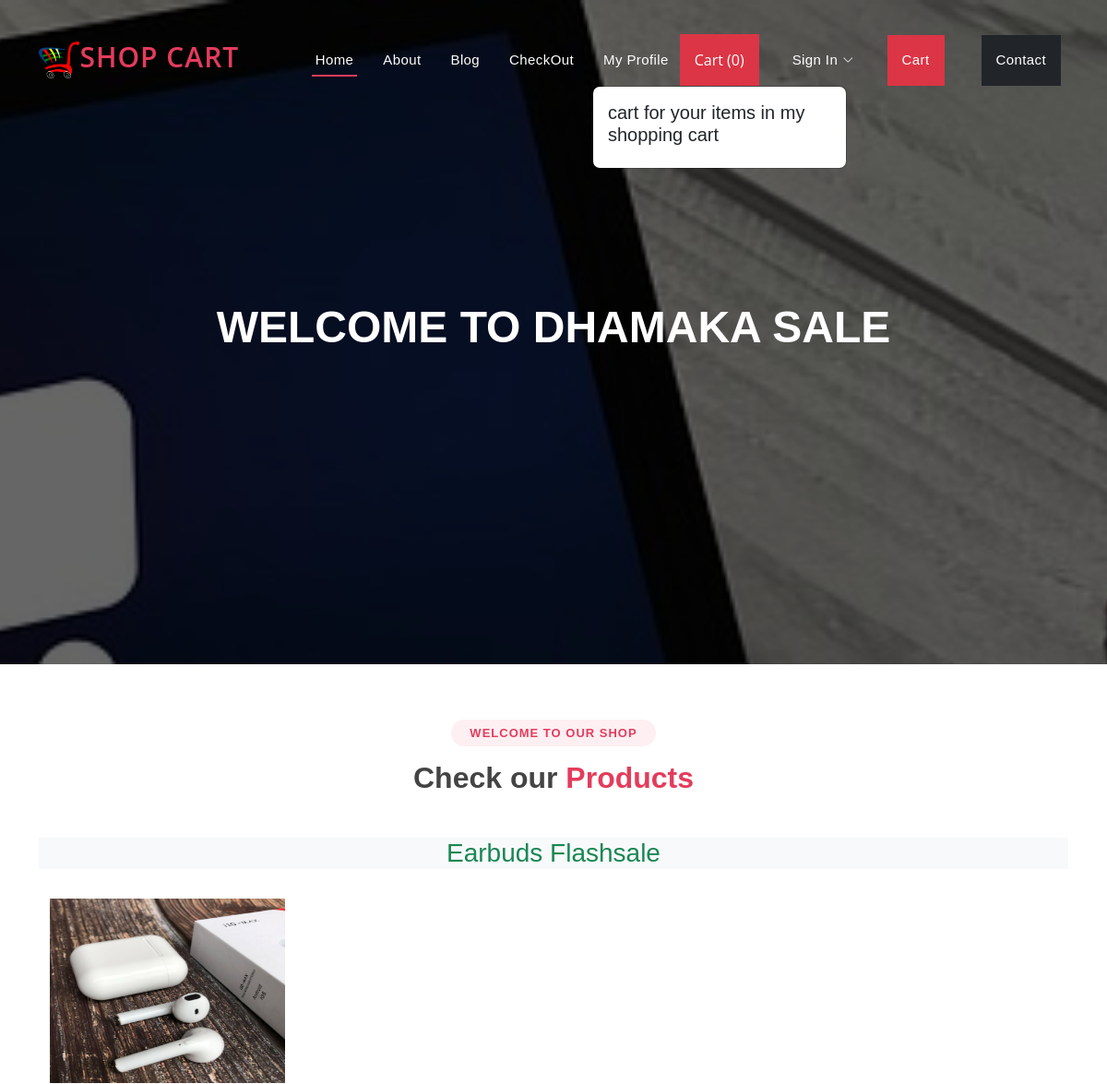
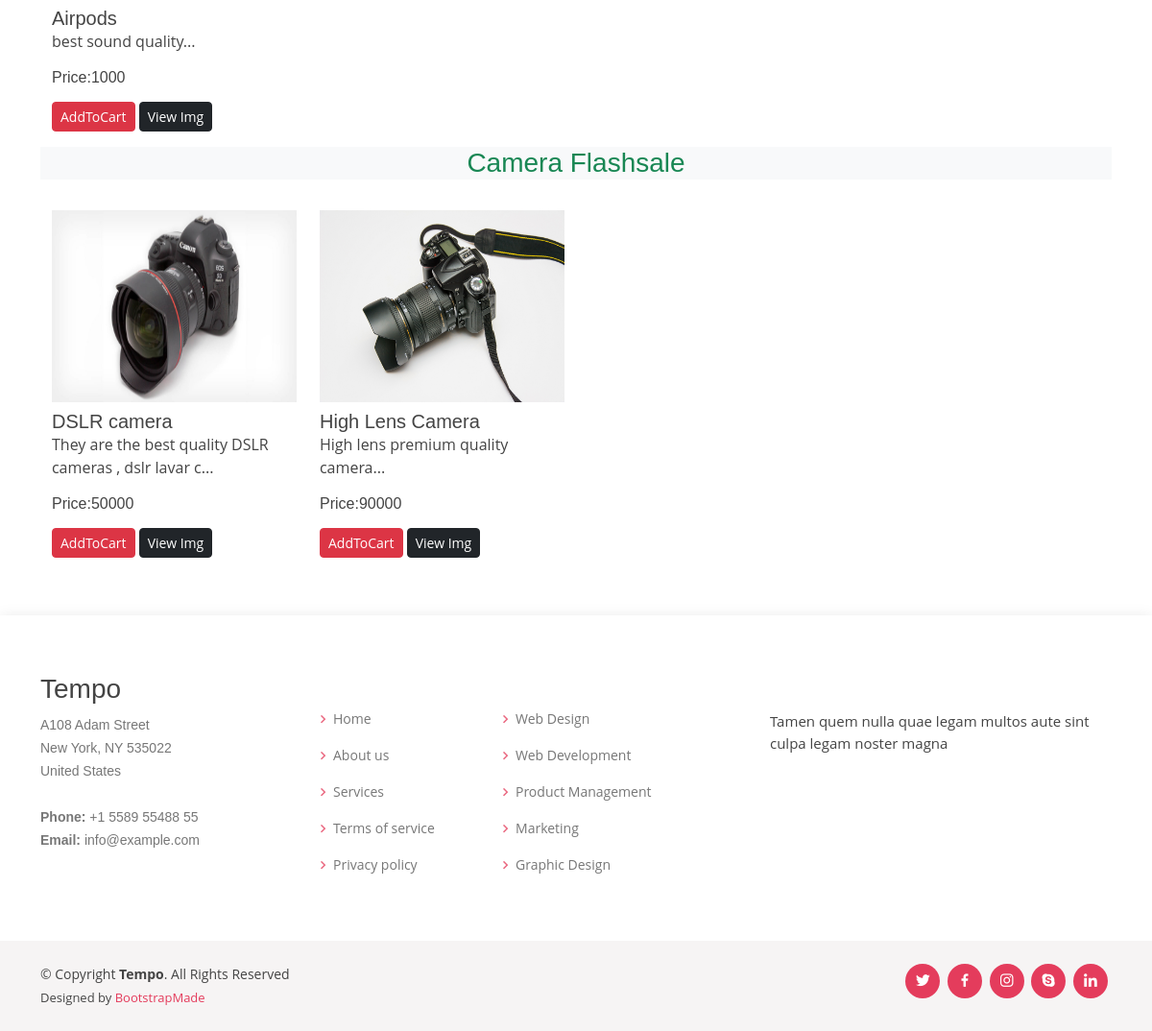
The page / on the database its author committed (2 pictures, top to bottom).
### ecommerceapp/models.py (models this page shows, shortened)
class Product(models.Model):
    product_id=models.AutoField
    product_name=models.CharField(max_length=100)
    category=models.CharField(max_length=100 , default="")
    subcategory=models.CharField(max_length=50 , default="")
    price=models.IntegerField(default=0)
    desc=models.CharField(max_length=300)
    image=models.ImageField(upload_to='shop/images')

### ecommerceapp/views.py (the view)
# urls.py: path('', views.index, name="index"),
def index(request):
    allProds = []
    catprods = Product.objects.values('category','id')
    cats = {item['category'] for item in catprods}
    for cat in cats:
        prod= Product.objects.filter(category=cat)
        n=len(prod)
        nSlides = n // 4 + ceil((n / 4) - (n // 4))
        allProds.append([prod, range(1, nSlides), nSlides])
    params= {'allProds':allProds}
    return render(request,"index.html",params)

### templates/index.html (shortened to what this page needs)
{% extends 'base.html' %}
{% block content%}
<h1>
  Welcome to Dhamaka Sale
</h1>
{% endblock content%}
   {% block body %}
    {%load static%}
     <section id="portfolio" class="portfolio">
      <div class="container">
        <div class="section-title">
          <h2>Welcome to our Shop</h2>
          <h3>Check our <span>Products</span></h3>
        </div>
        {% for product, range, nSlides in allProds %}
        <h3 class="my-3 text-center text-success bg-light">{{product.0.category}} Flashsale</h3>
        <div class="container">
          <div class="row">
            {% for i in product %}
      <div class="col-md-3 mt-3">
        <img src="/media/{{i.image}}" class="card-img-top" alt="not found" height="200px" width="150px">
        <div class="card-body">
          <h5 class="card-title mt-2" id="namepr{{i.id}}">{{i.product_name}}</h5>
          <p class="card-text">{{i.desc|slice:"0:53"}}...</p>
          <h6 class="card-title mb-3">
            Price:<span id="pricepr{{i.id}}">{{i.price}}</span>
          </h6>
          <span id="divpr{{i.id}}" class="divpr">
            <button id="pr{{i.id}}" class="btn btn-danger cart btn-sm mt-0">
              AddToCart
            </button>
          </span>
          <a href="/media/{{i.image}}">
            <button class="btn btn-dark btn-sm cart">View Img</button></a>
          </div>
            </div>
            {% endfor %}
          </div>
        </div>
        {% endfor %}
       </div>
    </section>
    {% endblock body %}

### templates/base.html (shortened to what this page needs)
{% load static  %}
<!DOCTYPE html>
<html lang="en">
<head>
  <link href="{% static '/assets/vendor/bootstrap/css/bootstrap.min.css' %}" rel="stylesheet">
  <link href="{% static '/assets/vendor/bootstrap-icons/bootstrap-icons.css' %}" rel="stylesheet">
  <link href="{% static '/assets/vendor/boxicons/css/boxicons.min.css' %}" rel="stylesheet">
  <link href="{% static '/assets/vendor/glightbox/css/glightbox.min.css' %}" rel="stylesheet">
  <link href="{% static '/assets/vendor/remixicon/remixicon.css' %}" rel="stylesheet">
  <link href="{% static '/assets/vendor/swiper/swiper-bundle.min.css' %}" rel="stylesheet">
  <link href="{% static '/assets/css/style.css' %}" rel="stylesheet">
</head>
<body>
  <header id="header" class="fixed-top ">
    <div class="container d-flex align-items-center justify-content-between">
      <a href="/" class="logo"><img src="{% static 'images/logo.png' %}" alt="" class="img-fluid">Shop Cart</a>
      <nav id="navbar" class="navbar">
        <ul>
          <li><a class="nav-link scrollto active" href="/">Home</a></li>
          <li><a class="nav-link scrollto" href="/about">About</a></li>
          <li><a class="nav-link scrollto" href="/blog">Blog</a></li>
          <li><a class="nav-link scrollto" href="/checkout">CheckOut</a></li>
          <li><a class="nav-link scrollto" href="/blog">My Profile</a></li>
          <button type="button" class="nav-link scrollto bg-danger p-3 m-2 text-white" id="popcart" data-container="body" data-toggle="popover" data-placement="bottom" data-html="true">  Cart (<span id="cart">0</span>)
          </button>
          {% if user.is_authenticated%}
          <li><a class="nav-link scrollto" href="/auth/logout">Log Out
             {{user.username}}
           </a></li>
        {% else %}
        <li class="dropdown"><a href="#"><span>Sign In</span> <i class="bi bi-chevron-down"></i></a>
        </li>
        {% endif %}
          <li><a class="nav-link scrollto bg-danger p-3 m-2" href="/contact">Cart</a></li>
          <li><a class="nav-link scrollto bg-dark p-3 m-2" href="/contact">Contact</a></li>
        </ul>
      </nav>
    </div>
  </header>
  <section id="hero">
    <div class="hero-container">
        {% block content %}
        {% endblock content %}
    </div>
  </section>
  <main id="main">
    {% block body %}
    {% endblock body %}
  </main>
  <footer id="footer">
    <div class="footer-top">
      <div class="container">
        <div class="row">
          <div class="col-lg-3 col-md-6 footer-contact">
            <h3>Tempo</h3>
            <p>
              A108 Adam Street <br>
              New York, NY 535022<br>
              United States <br><br>
              <strong>Phone:</strong> +1 5589 55488 55<br>
              <strong>Email:</strong> info@example.com<br>
            </p>
          </div>
          <div class="col-lg-2 col-md-6 footer-links">
            <h4>Useful Links</h4>
            <ul>
              <li><i class="bx bx-chevron-right"></i> <a href="/">Home</a></li>
              <li><i class="bx bx-chevron-right"></i> <a href="/about">About us</a></li>
              <li><i class="bx bx-chevron-right"></i> <a href="#">Services</a></li>
              <li><i class="bx bx-chevron-right"></i> <a href="#">Terms of service</a></li>
              <li><i class="bx bx-chevron-right"></i> <a href="#">Privacy policy</a></li>
            </ul>
          </div>
          <div class="col-lg-3 col-md-6 footer-links">
            <h4>Our Services</h4>
            <ul>
              <li><i class="bx bx-chevron-right"></i> <a href="#">Web Design</a></li>
              <li><i class="bx bx-chevron-right"></i> <a href="#">Web Development</a></li>
              <li><i class="bx bx-chevron-right"></i> <a href="#">Product Management</a></li>
              <li><i class="bx bx-chevron-right"></i> <a href="#">Marketing</a></li>
              <li><i class="bx bx-chevron-right"></i> <a href="#">Graphic Design</a></li>
            </ul>
          </div>
          <div class="col-lg-4 col-md-6 footer-newsletter">
            <h4>Join Our Newsletter</h4>
            <p>Tamen quem nulla quae legam multos aute sint culpa legam noster magna</p>
            <form action="" method="post">
              <input type="email" name="email"><input type="submit" value="Subscribe">
            </form>
          </div>
        </div>
      </div>
    </div>
    <div class="container d-md-flex py-4">
      <div class="me-md-auto text-center text-md-start">
        <div class="copyright">
          &copy; Copyright <strong><span>Tempo</span></strong>. All Rights Reserved
        </div>
        <div class="credits">
          Designed by <a href="https://bootstrapmade.com/">BootstrapMade</a>
        </div>
      </div>
      <div class="social-links text-center text-md-right pt-3 pt-md-0">
        <a href="#" class="twitter"><i class="bx bxl-twitter"></i></a>
        <a href="#" class="facebook"><i class="bx bxl-facebook"></i></a>
        <a href="#" class="instagram"><i class="bx bxl-instagram"></i></a>
        <a href="#" class="google-plus"><i class="bx bxl-skype"></i></a>
        <a href="#" class="linkedin"><i class="bx bxl-linkedin"></i></a>
      </div>
    </div>
  </footer>
</body>
</html>

### rows shown on the page
Product: category "Earbuds", image (picture), product_name "Airpods", desc "best sound quality", price "1000"
Product: category "Camera", image (picture), product_name "DSLR camera", desc "They are the best quality DSLR cameras , dslr lavar c", price "50000"
Product: image (picture), product_name "High Lens Camera", desc "High lens premium quality camera", price "90000"
